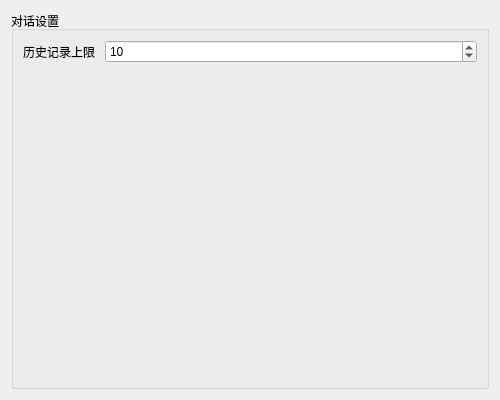
<?xml version="1.0" encoding="UTF-8"?>
<ui version="4.0">
 <class>PageGeneral</class>
 <widget class="QWidget" name="PageGeneral">
  <property name="geometry">
   <rect><x>0</x><y>0</y><width>500</width><height>400</height></rect>
  </property>
  <layout class="QVBoxLayout" name="verticalLayout">
   <property name="spacing"><number>10</number></property>

   <item>
    <widget class="QGroupBox" name="grpChat">
     <property name="title"><string>对话设置</string></property>
     <layout class="QFormLayout" name="formLayout">
      <property name="spacing"><number>10</number></property>
      <item row="0" column="0">
       <widget class="QLabel" name="lblMaxHistory">
        <property name="text"><string>历史记录上限</string></property>
       </widget>
      </item>
      <item row="0" column="1">
       <widget class="QSpinBox" name="spinMaxHistory">
        <property name="minimum"><number>2</number></property>
        <property name="maximum"><number>100</number></property>
        <property name="value"><number>10</number></property>
        <property name="displayIntegerBase"><number>10</number></property>
        <property name="maximumWidth"><number>120</number></property>
        <property name="maximumHeight"><number>26</number></property>
        <property name="toolTip"><string>对话历史最多保留的条数，超出后自动删除最旧的记录</string></property>
       </widget>
      </item>
     </layout>
    </widget>
   </item>

  </layout>
 </widget>
 <resources/>
 <connections/>
</ui>
